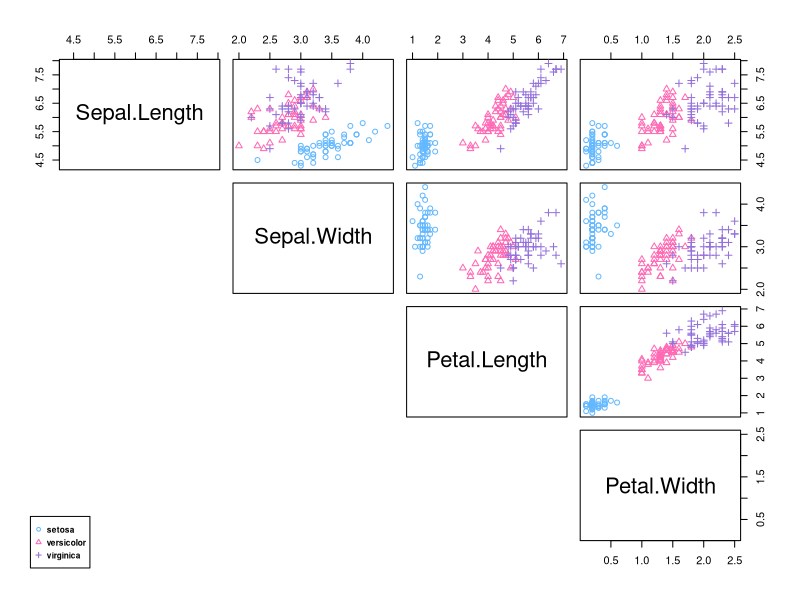
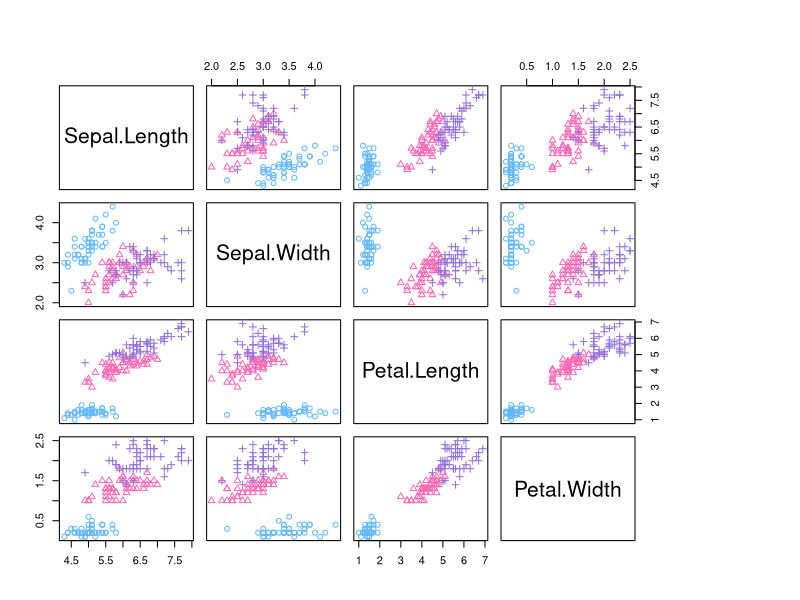

Here is the R script that generated these plots, in order:
## ---- chunk 1
knitr::opts_chunk$set(echo = TRUE)
## ---- chunk 2
data()
## ---- chunk 3
help(iris) # description of the iris data
str(iris) # displays the structure of the iris data
table(iris$Species)  # gives you a table of the species variable
summary(iris) # five-number summary statistics of the variables
## ---- chunk 4
# set the colours for the three classes
cols<- c("steelblue1", "hotpink", "mediumpurple")  
# set the symbols for the three classes
pchs<-c(1,2,3)
# use pairs() to create the pairs plot, with different colours and symbols 
# for different classes
pairs(iris[,1:4], pch = pchs[iris$Species],  cex = 1,
      col = cols[iris$Species],
      lower.panel=NULL)
# create a legend for the plot 
par(xpd = TRUE) # enables you to add a legend outside of the plot region
legend("bottomleft",legend=c("setosa","versicolor","virginica"),
       col=cols,pch=pchs,cex=0.5,text.font=2)
## ---- chunk 5
# oma allows you to create some spare space for the legend
#  here we make the right margin quite large
pairs(iris[,1:4], pch = pchs[iris$Species],  cex = 1,
      col = cols[iris$Species],oma=c(4,4,6,12))
# create a legend for the plot
par(xpd = TRUE) # enables you to add a legend outside of the plot region
legend(0.85, 0.3,legend=c("setosa","versicolor","virginica"),
       col=cols,pch=pchs,cex=1,text.font=2)
## ---- chunk 6
Default=read.table("Default.txt",header=TRUE)
str(Default) # gives you the structure of the Default data
table(Default$default)  # gives you a table of the default variable
summary(Default) # five-number summary statistics of the variables
## ---- chunk 7
# get the first 50 default=No
default_no_all=Default[Default$default=="No",]
default_no_50_1=default_no_all[1:50,]
# alternatively, try
default_no_50_2=Default[Default$default=="No",][1:50,]
# check whether default_no_50_1 is equivalent to 
# default_no_50_2 by yourself
sum(default_no_50_1[,3]!=default_no_50_2[,3])
sum(default_no_50_1[,3]==default_no_50_2[,3])
default_no_50 = default_no_50_2
# get the first 50 default=Yes
default_yes_50 = Default[Default$default=="Yes",][1:50,]
# combine default_no_50 and default_yes_50 
# to get the subset
default_50 = rbind(default_no_50,default_yes_50) 
?rbind
## ---- chunk 8
?set.seed
set.seed(375) # make the random sampling reproducible
default_no_rand=Default[sample(which(Default$default=="No"),50),]
default_yes_rand=Default[sample(which(Default$default=="Yes"),50),]
?which
which(Default$default=="Yes")
?sample
default_rand = rbind(default_no_rand,default_yes_rand)
## ---- chunk 9
n=50
set.seed(375) # make the random sampling reproducible
default_no_rand=Default[sample(which(Default$default=="No"),n),]
default_yes_rand=Default[sample(which(Default$default=="Yes"),n),]
default_rand = rbind(default_no_rand,default_yes_rand)
